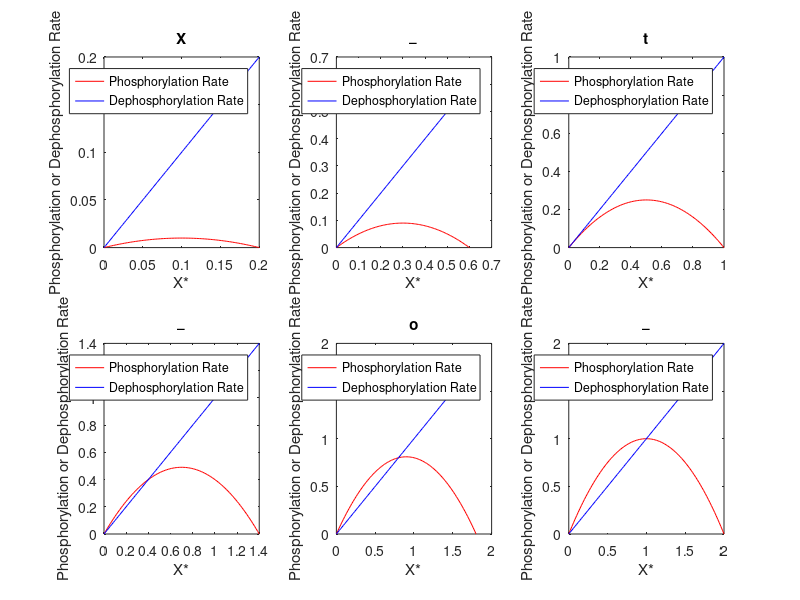
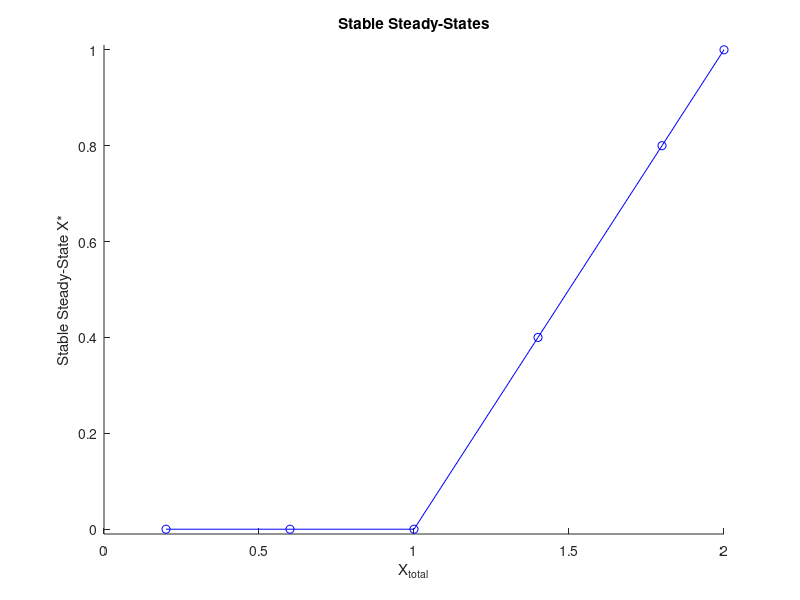

MATLAB code to generate these figures, in order:
% CHEME 5440, Prelim 2 
% Question 3a

kf=1; % forward reaction rate
kr=1; % reverse reaction rate
X_tot=[0.2, 0.6, 1.0, 1.4, 1.8, 2.0];
Xtot_labels=["X_t_o_t_a_l = 0.2", "X_t_o_t_a_l = 0.6", "X_t_o_t_a_l = 1.0", ...
    "X_t_o_t_a_l = 1.4", "X_t_o_t_a_l = 1.8", "X_t_o_t_a_l = 2.0"]; 

numpts=100; % number of test points along x-axis 
% initialize variable matricies 
X_star=zeros(6,numpts);
X=zeros(6,numpts);
y1=zeros(6,numpts);
y2=zeros(6,numpts);

intersections=zeros(6,1); 
for i=1:6 % where 6 is the number of different X_tot values 
    
    X_star(i,:)=linspace(0,X_tot(i),numpts); % X* is a vector of arbitrary points between zero and the total X concentration 
    % ie X* varies between 0 and 100% of the total X concentration 
                                                                                    
    for j=1:numpts % number of test points along the x-axis 
        X(i,j)= X_tot(i) - X_star(i,j); % compute unphosphorylated X 
        
        y1(i,j)=kf*X(i,j)*X_star(i,j); % rate of phosphorylation 
        y2(i,j)=kr*X_star(i,j);        % rate of dephosphorylation 
        
    end
    
    %plot phosph and dephosph rates versus X*, given 6 different values of X_total
   figure(1)
   hold on 
   subplot(2,3,i)
   plot(X_star(i,:), y1(i,:),'r-')
   hold on 
   plot(X_star(i,:), y2(i,:),'b-')
   title(Xtot_labels(i))
   xlabel('X*')
   ylabel('Phosphorylation or Dephosphorylation Rate')
   legend('Phosphorylation Rate', 'Dephosphorylation Rate') 
   hold on   
end 
hold off 

%% Now plot X_tot versus stable steady-values of X* 

X_tot=[0.2, 0.6, 1.0, 1.4, 1.8, 2.0];
SS_Xstar=[0, 0, 0, 0.4, 0.8, 1.0]; 

figure(2) 
hold on 
plot(X_tot, SS_Xstar, 'bo-')
title('Stable Steady-States')
xlabel('X_t_o_t_a_l')
ylabel('Stable Steady-State X*') 
ylim([-0.01 1.01])
hold off